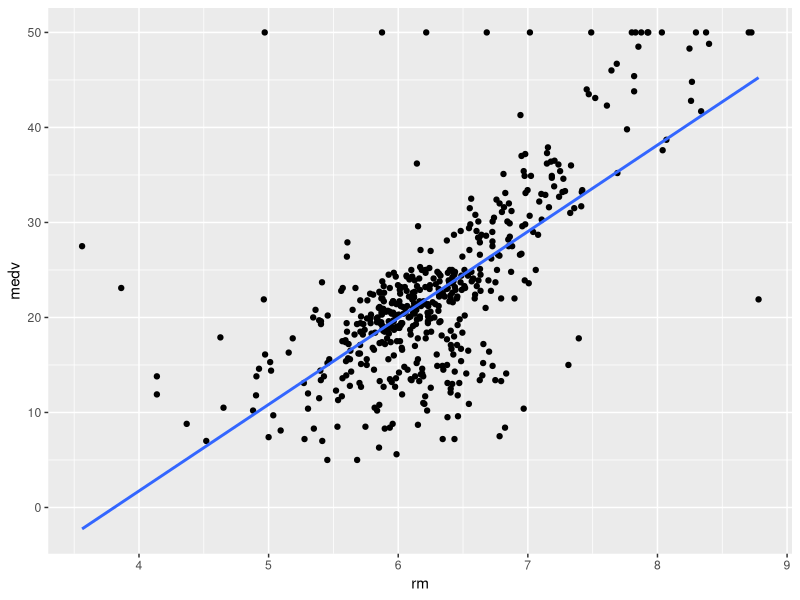
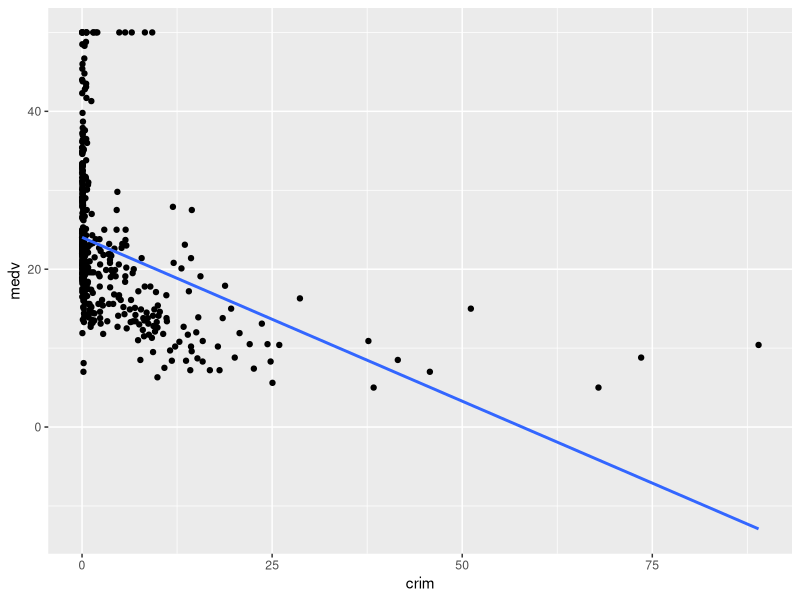
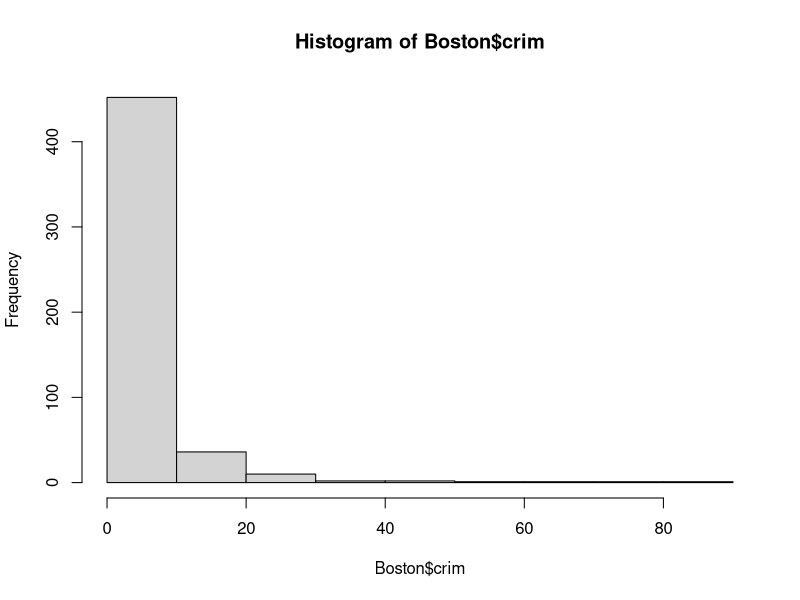

R code for these plots, in order:
## ---- chunk 1
# Enter your name here: Hongdi Li
## ---- chunk 2
# 1. I did this lab assignment by myself, with help from the book and the professor.
## ---- chunk 3
library(MASS)
library(ggplot2)
ggplot(data=Boston) + aes(x=rm, y=medv) + geom_point() + geom_smooth(method="lm", se=FALSE)
## ---- chunk 4
?Boston
## ---- chunk 5
ggplot(data=Boston) + aes(x=crim, y=medv) + geom_point() + geom_smooth(method="lm", se=FALSE)
## ---- chunk 6
hist(Boston$crim)
#The freq is really high at 0 and reduce fast
## ---- chunk 7
ans<-lm(Boston$medv~Boston$crim)
## ---- chunk 8
a<-lm(medv ~ crim +dis + rm,data=Boston)
summary(a)
## ---- chunk 9
b<-lm(Boston$crim ~ Boston$medv + Boston$rm + Boston$dis)
summary(b)
## ---- chunk 10
c<-lm(Boston$rm ~ Boston$medv + Boston$crim + Boston$dis)
summary(c)
## ---- chunk 11
d<-lm(Boston$dis ~ Boston$medv + Boston$rm + Boston$crim)
summary(d)
## ---- chunk 12
#p vlaue for Boston$medv is <<0.05, but for others are larger than 0.05 thus,
#When controlling for other predictors unchanged, the linear relationship between rm and crim is not significant
#Multiple R-squared:  0.1611 and Adjusted R-squared:  0.1561 , So the predictors explain around 15-16% of the variance of dis
#It shows that when the above predictors are used to estimate dis, the average estimation error is 1.934
## ---- chunk 13
predDF <- data.frame(crim = 0.26, dis=3.2, rm=6.2)
## ---- chunk 14
predict(a, predDF)
